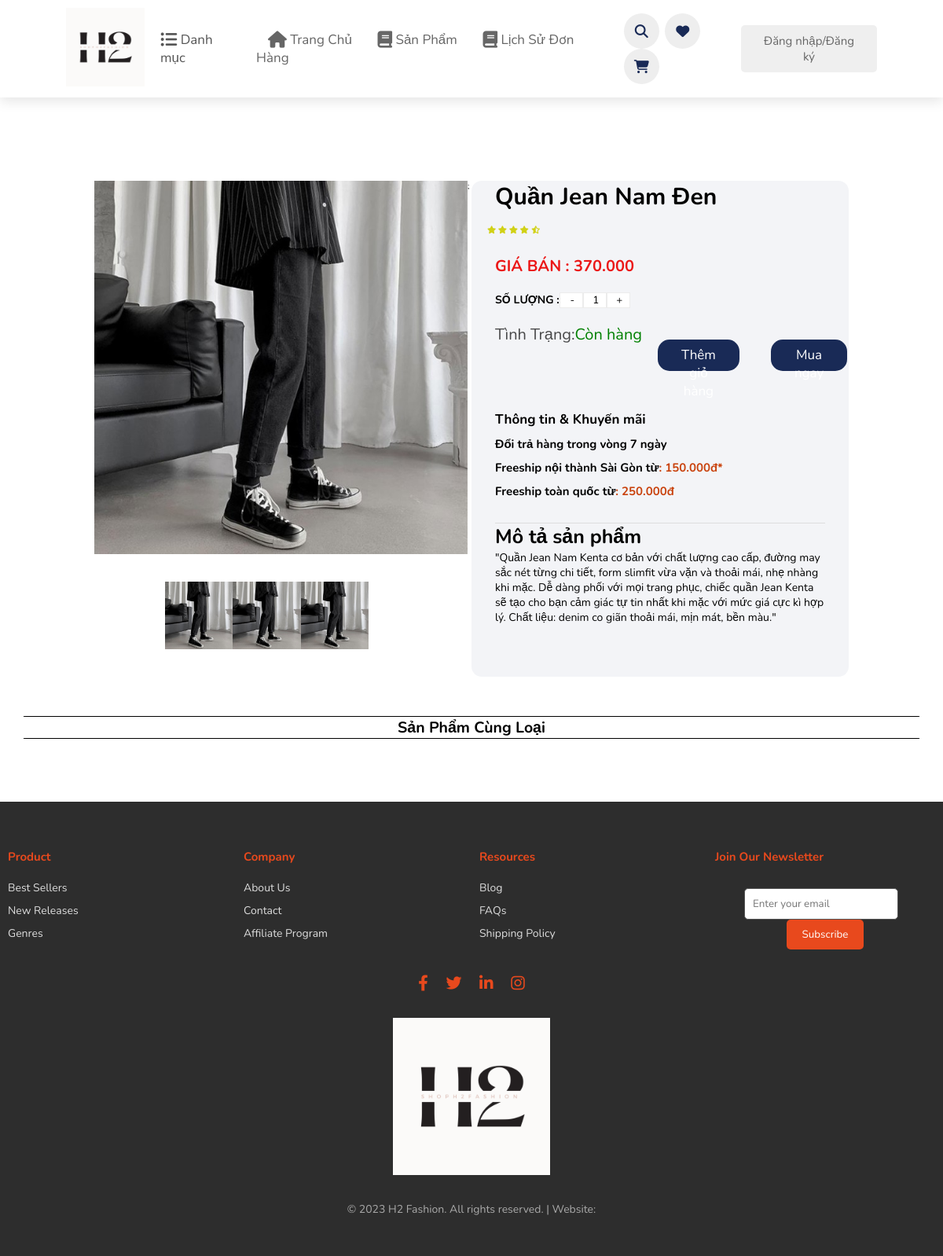
Page /index.php?act=sanphamct&idsp=7 on the committed database.
### tables this page shows
CREATE TABLE `san_pham` (
  `sp_id` int(11) NOT NULL,
  `sp_name` varchar(255) NOT NULL,
  `sp_price` int(11) NOT NULL,
  `sp_quantity` int(10) NOT NULL DEFAULT 0,
  `sp_img` varchar(255) NOT NULL,
  `sp_gia_moi` int(11) NOT NULL,
  `sp_mota` text NOT NULL,
  `sp_luotxem` int(11) NOT NULL,
  `dm_id` int(11) NOT NULL
);

### model/pdo.php (called while the page is built, shortened)
<?php
function pdo_get_connection(){
    $dburl = "mysql:host=localhost;dbname=duan_1;charset=utf8";
    $username = 'root';
    $password = '';
    $conn = new PDO($dburl, $username, $password);
    $conn->setAttribute(PDO::ATTR_ERRMODE, PDO::ERRMODE_EXCEPTION);
    return $conn;
}
function pdo_query_one($sql){
    $sql_args = array_slice(func_get_args(), 1);
    try{
        $conn = pdo_get_connection();
        $stmt = $conn->prepare($sql);
        $stmt->execute($sql_args);
        $row = $stmt->fetch(PDO::FETCH_ASSOC);
        return $row;
    }
    catch(PDOException $e){
        throw $e;
    }
    finally{
        unset($conn);
    }
}

### model/sanpham.php (called while the page is built, shortened)
<?php
    function loadone_sanpham($id){
        $sql = "SELECT * FROM san_pham WHERE sp_id=".$id;
        $sanpham = pdo_query_one($sql);
        return $sanpham;
    }
?>

### global.php (called while the page is built)
<?php
    $img_path="upload/";
?>

### view/sanphamct.php (the view, shortened to what this page needs)
<div class="product">
    <?php
    extract($onesp);
    $sp_img = $img_path . $sp_img;
    ?>
    <div>
        <?php echo ' <form action="?act=addtocart" method="POST" class="product-content ">
        <div class="product-content-left ">
            <div class="product-content-left-big-img">
                <img src="' . $sp_img . '" alt="">;
            </div>
            <div class="product-content-left-small-img">
                <img src= ' . $sp_img . ' alt="">
                <img src= ' . $sp_img . ' alt="">
                <img src= ' . $sp_img . ' alt="">
            </div>
        </div>
        <div class="product-content-right">
            <div class="name">
                <h1>
                    ' . $sp_name . '
                </h1>
            </div>
            <div class="stars">
                <i class="fas fa-star"></i>
                <i class="fas fa-star"></i>
                <i class="fas fa-star"></i>
                <i class="fas fa-star"></i>
                <i class="fas fa-star-half-alt"></i>
            </div>
            <div class="price">
                <p>GIÁ BÁN :
                    ' . $sp_price . '.000<sup></sup>
                </p>
            </div>
            <div class="quantyti">
            ';
            if ($sp_quantity>0) {
                echo '<p style="font-weight: bold;">SỐ LƯỢNG : </p>
                <input type="text" name="" onclick="handleMinus()" value="-" readonly>
                <input type="text" name="amount" id="amount" value="1">
                <input type="text" name="" onclick="handlePlus()"  value="+" readonly>';
            }
            echo '
                <input type="hidden" name="idsp" value="' . $sp_id . '">
                <input type="hidden" name="namesp" value="' . $sp_name . '">
                <input type="hidden" name="img" value="' . $sp_img . '">
                <input type="hidden" name="price" value="' . $sp_price . '">
            </div>
            ';
            if ($sp_quantity>0) {
                echo '            <div class="tinhtrang">
                <p class="tinhtrang1">Tình Trạng: </p>
                <p class="tinhtrang2">Còn hàng </p>
            </div>
';
             } else{
                echo '            <div class="tinhtrang">
                <p class="tinhtrang1">Tình Trạng: </p>
                <p class="tinhtrang3">Hết hàng </p>
            </div>
';
             }
            if ($sp_quantity>0) {
                echo '<div class="dathang">
                <button type="submit" name="addtocart" class="btn2 btn-success ">Thêm giỏ hàng</button>
                </form>
                <form action="index.php?act=buynow" method="post">
                <input type="hidden" name="amount" id="amount" value="1">
                <input type="hidden" name="idsp" value="' . $sp_id . '">
                <input type="hidden" name="namesp" value="' . $sp_name . '">
                <input type="hidden" name="img" value="' . $sp_img . '">
                <input type="hidden" name="price" value="' . $sp_price . '">
                <button type="submit" name="buynow" class="btn2 btn-success ">Mua ngay</button>
            </form>
            </div>';
            } else {
                echo ' <br> <br> <p class=" btn-success2">SẢN PHẨM HẾT HÀNG</p>
                </form>';
            }
             echo '
            <div class="thongtin">
                <span>Thông tin & Khuyến mãi </span>
                <p>Đổi trả hàng trong vòng 7 ngày</p>
                <div class="fsnt">
                    <p class="fsnt1">Freeship nội thành Sài Gòn từ</p>
                    <p class="fsnt2">: 150.000đ*</p>
                </div>
                <div class="fstq">
                    <p class="fstq1">Freeship toàn quốc từ </p>
                    <p class="fstq2">: 250.000đ</p>
                </div>
            </div>
            <div class="noidung">
                <p class="nd1">Mô tả sản phẩm<br></p>
                <P class="nd2">
                    "' . $sp_mota . '"
                </P>
            </div>
        </div>
        </form>'; ?>
<div class="sp_cungloai">
    <div class="tietl_cl">
        <h2>Sản Phẩm Cùng Loại </h2>
    </div>
</div>
</body>
</html>

### view/css/style2.css (style rules this page uses)
:root { --green: #27ae60; --blaack: #192a56; --line-color: #666; --box-shadow: 0 .5rem 1.5rem rgb(0, 0, 0, .1); }
* { font-family: 'Nunito', sans-serif; margin: 0; padding: 0; box-sizing: border-box; text-decoration: none; outline: none; border: none; transition: all .2s linear; }
html { font-size: 62.5%; overflow-x: hidden; scroll-padding-top: 5.5rem; scroll-behavior: smooth; }
.btn2 { width:auto; margin-top: 1rem; display: inline-block; font-size: 1.7rem; color: #fff; background-color: var(--blaack); border-radius: .5rem; cursor: pointer; padding: .8rem 3rem; }
.name h1 { font-family: 'Nunito', sans-serif; }

### view/sanphamct.php (style rules this page uses)
.tietl_cl { text-align: center; margin: 30px; border-top: 1px solid; border-bottom: 1px solid; }
.sp_cungloai { margin-top: 50px; font-size: 13px; }
.price { color: red; font-weight: bold; font-size: 15px; }
.product { height: auto; }
.product-content { margin: 0px auto; width: 80%; margin-top: 30px; height: auto; display: flex; }
.product-content-left { width: 50%; margin-top: 50px; }
.product-content-right { width: 50%; float: left; margin-top: 50px; border-radius: 13px; background-color: rgb(243, 244, 247); }
.product-content-left-big-img { padding-right: 5px; display: flex; }
.product-content-left-big-img img { width: 100%; }
.product-content-left-small-img { width: 18%; display: flex; margin: 35px 90px; }
.product-content-left-small-img img { width: 100%; }
.name h1 { color: black; font-size: 30px; margin-bottom: 15px; }
.name { margin-left: 30px; }
.price { margin: 20px 30px; }
.price p { color: rgb(235, 22, 22); font-size: 20px; margin-bottom: 20px; }
.quantyti { margin: 20px 30px; display: flex; margin-bottom: 20px; }
.quantyti p { font-size: 14px; }
.quantyti input { width: 30px; padding-left: 3px; text-align: center; cursor: pointer; border: 1px solid #ececec; }
.dathang { Display: Flex; Justify-Content: Space-Around; }
.dathang button { float: left; width: auto; height: 40px; margin: 20px 20px; border-radius: 15px; }
.tinhtrang { font-size: 20px; margin: 20px 30px; }
.tinhtrang1 { opacity: 0.7; float: left; }
.tinhtrang2 { font-size: 20px; float: left; color: green; }
.thongtin { margin: 30px 30px; font-weight: bold; }
.thongtin span { font-size: 17px; }
.thongtin p { padding-top: 10px; font-size: 15px; }
.fstq1 { float: left; }
.fstq2 { color: #C9420D; }
.fsnt1 { float: left; }
.fsnt2 { color: #C9420D; }
.noidung { border-top: 1px #dddddd solid; margin: 20px 30px; }
.nd1 { font-weight: bold; font-size: 25px; }
.nd2 { font-size: 14px; }
.stars { margin: 0px 20px; color:rgba(206, 206, 7, 0.941) }

### rows in the picture
san_pham: sp_name "Quần Jean Nam Đen", sp_price "370", sp_mota "Quần Jean Nam Kenta cơ bản với chất lượng cao cấp, đường may sắc nét từng chi tiết, form slimfit vừa vặn và thoải mái, nhẹ nhàng khi mặc. Dễ dàng phối với mọi trang phục, chiếc quần Jean Kenta sẽ tạo cho bạn cảm giác tự tin nhất khi mặc với mức giá cực kì hợp lý. Chất liệu: denim co giãn thoải mái, mịn mát, bền màu."
